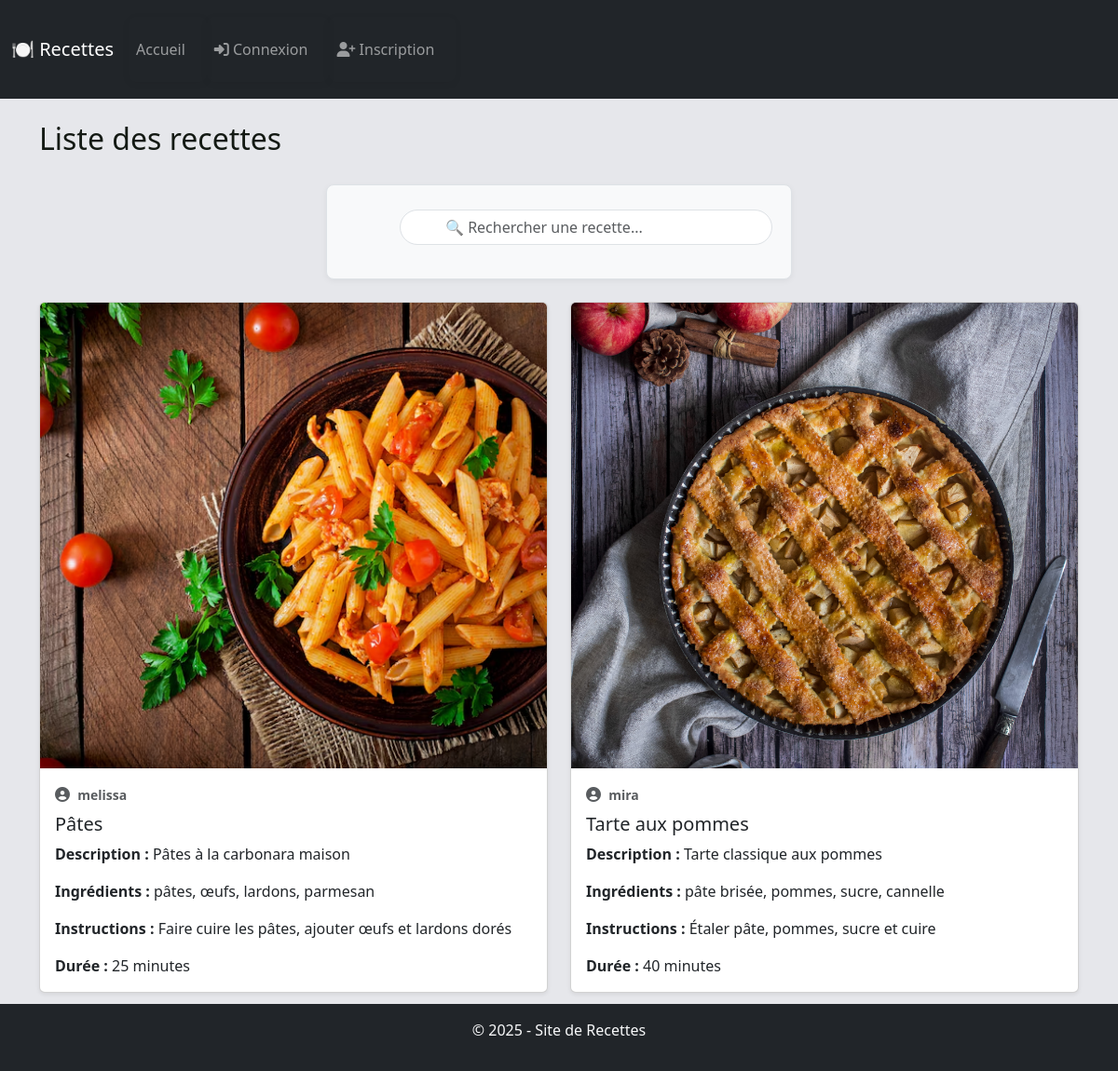
The page / on the database its author committed.
### tables this page shows
CREATE TABLE `recettes` (
  `id` INT(11) NOT NULL AUTO_INCREMENT,
  `user_id` INT(11),
  `titre` VARCHAR(100) NOT NULL,
  `description` TEXT NOT NULL,
  `ingredients` TEXT,
  `instructions` TEXT,
  `duree` INT(11),
  `image_url` VARCHAR(255),
  PRIMARY KEY (`id`),
  KEY `user_id` (`user_id`),
  CONSTRAINT `recettes_ibfk_1` FOREIGN KEY (`user_id`) REFERENCES `users` (`id`) ON DELETE CASCADE
);

CREATE TABLE `users` (
  `id` INT(11) NOT NULL AUTO_INCREMENT,
  `username` VARCHAR(50) NOT NULL,
  `password_hash` VARCHAR(255) NOT NULL,
  PRIMARY KEY (`id`)
);

### controller/RecetteController.php (called while the page is built, shortened)
<?php
require_once 'model/Recette.php';
class RecetteController {
    public function accueil() {
        if (isset($_GET['search']) && !empty(trim($_GET['search']))) {
            $recettes = Recette::searchByTitre($_GET['search']);
        } else {
            $recettes = Recette::getAll();
        }
        include 'view/accueil.php';
    }
}
?>

### model/Recette.php (called while the page is built, shortened)
<?php
class Recette {
    public static function getAll() {
        $pdo = Database::connect();
        $sql = "SELECT recettes.*, users.username
                FROM recettes
                LEFT JOIN users ON recettes.user_id = users.id";
        return $pdo->query($sql)->fetchAll();
    }
}
?>

### view/accueil.php (the view, shortened to what this page needs)
<?php include 'view/templates/header.php'; ?>
<h2 class="mb-4">Liste des recettes</h2>
<form method="GET" class="search-bar mb-4" >
    <input type="text" name="search" class="form-control ps-5"
           placeholder="🔍 Rechercher une recette..."
           value="<?= isset($_GET['search']) ? htmlspecialchars($_GET['search']) : '' ?>">
</form>
<div class="row">
    <?php foreach ($recettes as $r): ?>
        <div class="col-md-6 mb-4">
            <div class="card h-100 shadow-sm">
                <?php if (!empty($r['image_url'])): ?>
                    <img src="<?= htmlspecialchars($r['image_url']) ?>" class="card-img-top" alt="Image de <?= htmlspecialchars($r['titre']) ?>">
                <?php endif; ?>
                <div class="card-body">
                    <p class="text-muted mb-2">
                        <i class="fas fa-user-circle me-1"></i>
                        <small><strong><?= htmlspecialchars($r['username']) ?></strong>
                        </small>
                    </p>
                    <h5 class="card-title"><?= htmlspecialchars($r['titre']) ?></h5>
                    <p class="card-text"><strong>Description :</strong> <?= htmlspecialchars($r['description']) ?></p>
                    <p class="card-text"><strong>Ingrédients :</strong> <?= htmlspecialchars($r['ingredients']) ?></p>
                    <p class="card-text"><strong>Instructions :</strong> <?= htmlspecialchars($r['instructions']) ?></p>
                    <p class="card-text"><strong>Durée :</strong> <?= htmlspecialchars($r['duree']) ?> minutes</p>
                </div>
            </div>
        </div>
    <?php endforeach; ?>
</div>
<?php include 'view/templates/footer.php'; ?>

### index.php (shortened to what this page needs)
<?php
require_once 'controller/RecetteController.php';
$page = $_GET['page'] ?? 'accueil';
switch ($page) {
    default:
        (new RecetteController())->accueil();
        break;
}
?>

### view/templates/header.php (shortened to what this page needs)
<!DOCTYPE html>
<html lang="fr">
<head>
    <link rel="stylesheet" href="https://cdn.jsdelivr.net/npm/bootstrap@5.3.2/dist/css/bootstrap.min.css">
    <link rel="stylesheet" href="https://cdnjs.cloudflare.com/ajax/libs/font-awesome/6.5.0/css/all.min.css">
    <link rel="stylesheet" href="https://cdnjs.cloudflare.com/ajax/libs/font-awesome/6.4.0/css/all.min.css">
    <link rel="stylesheet" href="css/style.css">
</head>
<body>
<nav class="navbar navbar-expand-lg navbar-dark bg-dark mb-4">
    <div class="container-fluid">
        <a class="navbar-brand" href="index.php">🍽️ Recettes</a>
        <div class="collapse navbar-collapse" id="navbarNav">
            <ul class="navbar-nav me-auto">
                <li class="nav-item">
                    <a class="nav-link" href="index.php">Accueil</a>
                </li>
                <?php if (isset($_SESSION['user'])): ?>
                    <li class="nav-item">
                        <a class="nav-link" href="index.php?page=dashboard"><i class="fas fa-list"></i> Tableau de bord</a>
                    </li>
                    <li class="nav-item">
                        <a class="nav-link" href="index.php?page=ajouter"><i class="fas fa-plus"></i> Ajouter une recette</a>
                    </li>
                    <li class="nav-item">
                        <a class="nav-link" href="index.php?page=logout"><i class="fas fa-sign-out-alt"></i> Déconnexion</a>
                    </li>
                <?php else: ?>
                    <li class="nav-item">
                        <a class="nav-link" href="index.php?page=login"><i class="fas fa-sign-in-alt"></i> Connexion</a>
                    </li>
                    <li class="nav-item">
                        <a class="nav-link" href="index.php?page=signup"><i class="fas fa-user-plus"></i> Inscription</a>
                    </li>
                <?php endif; ?>
            </ul>
        </div>
    </div>
</nav>
<div class="container">

### view/templates/footer.php (shortened to what this page needs)
</div>
<footer class="bg-dark text-light text-center py-3 mt-4">
    <p>&copy; <?= date('Y') ?> - Site de Recettes</p>
</footer>
</body>
</html>

### css/style.css (style rules this page uses)
body { font-family: 'Segoe UI', Tahoma, sans-serif; background-color: #e6e7eb; color: #333; padding-bottom: 60px; }
h1, h2 { color: #141a14; }
ul li { border-radius: 8px; padding: 15px; padding-left: 0; margin: 10px 0; box-shadow: 0 2px 8px rgba(0, 0, 0, 0.05); list-style: none; }
footer { background-color: #212529; color: #fff; padding: 15px; text-align: center; position: fixed; width: 100%; bottom: 0; }
form { max-width: 500px; margin: 30px auto; padding: 20px; background-color: #f8f9fa; border: 1px solid #dee2e6; border-radius: 8px; box-shadow: 0 2px 6px rgba(0, 0, 0, 0.05); }
form input, form textarea, form select { width: 100%; padding: 10px; margin-top: 6px; margin-bottom: 16px; border: 1px solid #ccc; border-radius: 4px; box-sizing: border-box; }
.card-img-top { width: 100%; height: 500px; object-fit: cover; object-position: center; }
.search-bar input { border-radius: 20px; padding: 8px 12px; height: 38px; max-width: 400px; margin-left: auto; position: relative; }

### rows shown on the page
recettes: image_url (picture), user.username "melissa", titre "Pâtes", description "Pâtes à la carbonara maison", ingredients "pâtes, œufs, lardons, parmesan", instructions "Faire cuire les pâtes, ajouter œufs et lardons dorés", duree "25"
recettes: image_url (picture), user.username "mira", titre "Tarte aux pommes", description "Tarte classique aux pommes", ingredients "pâte brisée, pommes, sucre, cannelle", instructions "Étaler pâte, pommes, sucre et cuire", duree "40"
